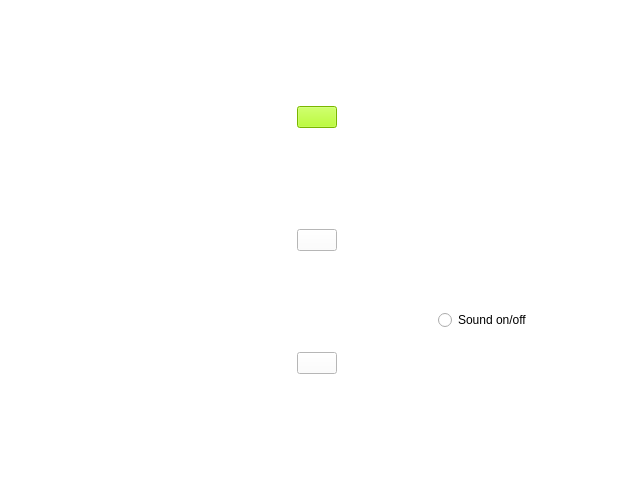
<?xml version="1.0" encoding="UTF-8"?>
<ui version="4.0">
 <class>MainMenu</class>
 <widget class="QWidget" name="MainMenu">
  <property name="windowModality">
   <enum>Qt::NonModal</enum>
  </property>
  <property name="geometry">
   <rect>
    <x>0</x>
    <y>0</y>
    <width>640</width>
    <height>480</height>
   </rect>
  </property>
  <property name="palette">
   <palette>
    <active>
     <colorrole role="WindowText">
      <brush brushstyle="SolidPattern">
       <color alpha="255">
        <red>0</red>
        <green>0</green>
        <blue>0</blue>
       </color>
      </brush>
     </colorrole>
     <colorrole role="Button">
      <brush brushstyle="SolidPattern">
       <color alpha="255">
        <red>255</red>
        <green>255</green>
        <blue>255</blue>
       </color>
      </brush>
     </colorrole>
     <colorrole role="Light">
      <brush brushstyle="SolidPattern">
       <color alpha="255">
        <red>255</red>
        <green>255</green>
        <blue>255</blue>
       </color>
      </brush>
     </colorrole>
     <colorrole role="Midlight">
      <brush brushstyle="SolidPattern">
       <color alpha="255">
        <red>255</red>
        <green>255</green>
        <blue>255</blue>
       </color>
      </brush>
     </colorrole>
     <colorrole role="Dark">
      <brush brushstyle="SolidPattern">
       <color alpha="255">
        <red>127</red>
        <green>127</green>
        <blue>127</blue>
       </color>
      </brush>
     </colorrole>
     <colorrole role="Mid">
      <brush brushstyle="SolidPattern">
       <color alpha="255">
        <red>170</red>
        <green>170</green>
        <blue>170</blue>
       </color>
      </brush>
     </colorrole>
     <colorrole role="Text">
      <brush brushstyle="SolidPattern">
       <color alpha="255">
        <red>0</red>
        <green>0</green>
        <blue>0</blue>
       </color>
      </brush>
     </colorrole>
     <colorrole role="BrightText">
      <brush brushstyle="SolidPattern">
       <color alpha="255">
        <red>255</red>
        <green>255</green>
        <blue>255</blue>
       </color>
      </brush>
     </colorrole>
     <colorrole role="ButtonText">
      <brush brushstyle="SolidPattern">
       <color alpha="255">
        <red>0</red>
        <green>0</green>
        <blue>0</blue>
       </color>
      </brush>
     </colorrole>
     <colorrole role="Base">
      <brush brushstyle="SolidPattern">
       <color alpha="255">
        <red>255</red>
        <green>255</green>
        <blue>255</blue>
       </color>
      </brush>
     </colorrole>
     <colorrole role="Window">
      <brush brushstyle="SolidPattern">
       <color alpha="255">
        <red>255</red>
        <green>255</green>
        <blue>255</blue>
       </color>
      </brush>
     </colorrole>
     <colorrole role="Shadow">
      <brush brushstyle="SolidPattern">
       <color alpha="255">
        <red>0</red>
        <green>0</green>
        <blue>0</blue>
       </color>
      </brush>
     </colorrole>
     <colorrole role="AlternateBase">
      <brush brushstyle="SolidPattern">
       <color alpha="255">
        <red>255</red>
        <green>255</green>
        <blue>255</blue>
       </color>
      </brush>
     </colorrole>
     <colorrole role="ToolTipBase">
      <brush brushstyle="SolidPattern">
       <color alpha="255">
        <red>255</red>
        <green>255</green>
        <blue>220</blue>
       </color>
      </brush>
     </colorrole>
     <colorrole role="ToolTipText">
      <brush brushstyle="SolidPattern">
       <color alpha="255">
        <red>0</red>
        <green>0</green>
        <blue>0</blue>
       </color>
      </brush>
     </colorrole>
    </active>
    <inactive>
     <colorrole role="WindowText">
      <brush brushstyle="SolidPattern">
       <color alpha="255">
        <red>0</red>
        <green>0</green>
        <blue>0</blue>
       </color>
      </brush>
     </colorrole>
     <colorrole role="Button">
      <brush brushstyle="SolidPattern">
       <color alpha="255">
        <red>255</red>
        <green>255</green>
        <blue>255</blue>
       </color>
      </brush>
     </colorrole>
     <colorrole role="Light">
      <brush brushstyle="SolidPattern">
       <color alpha="255">
        <red>255</red>
        <green>255</green>
        <blue>255</blue>
       </color>
      </brush>
     </colorrole>
     <colorrole role="Midlight">
      <brush brushstyle="SolidPattern">
       <color alpha="255">
        <red>255</red>
        <green>255</green>
        <blue>255</blue>
       </color>
      </brush>
     </colorrole>
     <colorrole role="Dark">
      <brush brushstyle="SolidPattern">
       <color alpha="255">
        <red>127</red>
        <green>127</green>
        <blue>127</blue>
       </color>
      </brush>
     </colorrole>
     <colorrole role="Mid">
      <brush brushstyle="SolidPattern">
       <color alpha="255">
        <red>170</red>
        <green>170</green>
        <blue>170</blue>
       </color>
      </brush>
     </colorrole>
     <colorrole role="Text">
      <brush brushstyle="SolidPattern">
       <color alpha="255">
        <red>0</red>
        <green>0</green>
        <blue>0</blue>
       </color>
      </brush>
     </colorrole>
     <colorrole role="BrightText">
      <brush brushstyle="SolidPattern">
       <color alpha="255">
        <red>255</red>
        <green>255</green>
        <blue>255</blue>
       </color>
      </brush>
     </colorrole>
     <colorrole role="ButtonText">
      <brush brushstyle="SolidPattern">
       <color alpha="255">
        <red>0</red>
        <green>0</green>
        <blue>0</blue>
       </color>
      </brush>
     </colorrole>
     <colorrole role="Base">
      <brush brushstyle="SolidPattern">
       <color alpha="255">
        <red>255</red>
        <green>255</green>
        <blue>255</blue>
       </color>
      </brush>
     </colorrole>
     <colorrole role="Window">
      <brush brushstyle="SolidPattern">
       <color alpha="255">
        <red>255</red>
        <green>255</green>
        <blue>255</blue>
       </color>
      </brush>
     </colorrole>
     <colorrole role="Shadow">
      <brush brushstyle="SolidPattern">
       <color alpha="255">
        <red>0</red>
        <green>0</green>
        <blue>0</blue>
       </color>
      </brush>
     </colorrole>
     <colorrole role="AlternateBase">
      <brush brushstyle="SolidPattern">
       <color alpha="255">
        <red>255</red>
        <green>255</green>
        <blue>255</blue>
       </color>
      </brush>
     </colorrole>
     <colorrole role="ToolTipBase">
      <brush brushstyle="SolidPattern">
       <color alpha="255">
        <red>255</red>
        <green>255</green>
        <blue>220</blue>
       </color>
      </brush>
     </colorrole>
     <colorrole role="ToolTipText">
      <brush brushstyle="SolidPattern">
       <color alpha="255">
        <red>0</red>
        <green>0</green>
        <blue>0</blue>
       </color>
      </brush>
     </colorrole>
    </inactive>
    <disabled>
     <colorrole role="WindowText">
      <brush brushstyle="SolidPattern">
       <color alpha="255">
        <red>127</red>
        <green>127</green>
        <blue>127</blue>
       </color>
      </brush>
     </colorrole>
     <colorrole role="Button">
      <brush brushstyle="SolidPattern">
       <color alpha="255">
        <red>255</red>
        <green>255</green>
        <blue>255</blue>
       </color>
      </brush>
     </colorrole>
     <colorrole role="Light">
      <brush brushstyle="SolidPattern">
       <color alpha="255">
        <red>255</red>
        <green>255</green>
        <blue>255</blue>
       </color>
      </brush>
     </colorrole>
     <colorrole role="Midlight">
      <brush brushstyle="SolidPattern">
       <color alpha="255">
        <red>255</red>
        <green>255</green>
        <blue>255</blue>
       </color>
      </brush>
     </colorrole>
     <colorrole role="Dark">
      <brush brushstyle="SolidPattern">
       <color alpha="255">
        <red>127</red>
        <green>127</green>
        <blue>127</blue>
       </color>
      </brush>
     </colorrole>
     <colorrole role="Mid">
      <brush brushstyle="SolidPattern">
       <color alpha="255">
        <red>170</red>
        <green>170</green>
        <blue>170</blue>
       </color>
      </brush>
     </colorrole>
     <colorrole role="Text">
      <brush brushstyle="SolidPattern">
       <color alpha="255">
        <red>127</red>
        <green>127</green>
        <blue>127</blue>
       </color>
      </brush>
     </colorrole>
     <colorrole role="BrightText">
      <brush brushstyle="SolidPattern">
       <color alpha="255">
        <red>255</red>
        <green>255</green>
        <blue>255</blue>
       </color>
      </brush>
     </colorrole>
     <colorrole role="ButtonText">
      <brush brushstyle="SolidPattern">
       <color alpha="255">
        <red>127</red>
        <green>127</green>
        <blue>127</blue>
       </color>
      </brush>
     </colorrole>
     <colorrole role="Base">
      <brush brushstyle="SolidPattern">
       <color alpha="255">
        <red>255</red>
        <green>255</green>
        <blue>255</blue>
       </color>
      </brush>
     </colorrole>
     <colorrole role="Window">
      <brush brushstyle="SolidPattern">
       <color alpha="255">
        <red>255</red>
        <green>255</green>
        <blue>255</blue>
       </color>
      </brush>
     </colorrole>
     <colorrole role="Shadow">
      <brush brushstyle="SolidPattern">
       <color alpha="255">
        <red>0</red>
        <green>0</green>
        <blue>0</blue>
       </color>
      </brush>
     </colorrole>
     <colorrole role="AlternateBase">
      <brush brushstyle="SolidPattern">
       <color alpha="255">
        <red>255</red>
        <green>255</green>
        <blue>255</blue>
       </color>
      </brush>
     </colorrole>
     <colorrole role="ToolTipBase">
      <brush brushstyle="SolidPattern">
       <color alpha="255">
        <red>255</red>
        <green>255</green>
        <blue>220</blue>
       </color>
      </brush>
     </colorrole>
     <colorrole role="ToolTipText">
      <brush brushstyle="SolidPattern">
       <color alpha="255">
        <red>0</red>
        <green>0</green>
        <blue>0</blue>
       </color>
      </brush>
     </colorrole>
    </disabled>
   </palette>
  </property>
  <property name="focusPolicy">
   <enum>Qt::NoFocus</enum>
  </property>
  <property name="windowTitle">
   <string>Menu</string>
  </property>
  <property name="autoFillBackground">
   <bool>false</bool>
  </property>
  <layout class="QHBoxLayout" name="horizontalLayout">
   <item>
    <spacer name="horizontalSpacer_4">
     <property name="orientation">
      <enum>Qt::Horizontal</enum>
     </property>
     <property name="sizeHint" stdset="0">
      <size>
       <width>40</width>
       <height>20</height>
      </size>
     </property>
    </spacer>
   </item>
   <item>
    <layout class="QVBoxLayout" name="verticalLayout">
     <item>
      <spacer name="horizontalSpacer_5">
       <property name="orientation">
        <enum>Qt::Horizontal</enum>
       </property>
       <property name="sizeHint" stdset="0">
        <size>
         <width>40</width>
         <height>20</height>
        </size>
       </property>
      </spacer>
     </item>
    </layout>
   </item>
   <item>
    <spacer name="horizontalSpacer">
     <property name="orientation">
      <enum>Qt::Horizontal</enum>
     </property>
     <property name="sizeHint" stdset="0">
      <size>
       <width>40</width>
       <height>20</height>
      </size>
     </property>
    </spacer>
   </item>
   <item>
    <layout class="QVBoxLayout" name="verticalLayout_2">
     <item>
      <widget class="QPushButton" name="playButton">
       <property name="palette">
        <palette>
         <active>
          <colorrole role="WindowText">
           <brush brushstyle="SolidPattern">
            <color alpha="255">
             <red>0</red>
             <green>0</green>
             <blue>0</blue>
            </color>
           </brush>
          </colorrole>
          <colorrole role="Button">
           <brush brushstyle="SolidPattern">
            <color alpha="255">
             <red>170</red>
             <green>255</green>
             <blue>0</blue>
            </color>
           </brush>
          </colorrole>
          <colorrole role="Light">
           <brush brushstyle="SolidPattern">
            <color alpha="255">
             <red>213</red>
             <green>255</green>
             <blue>127</blue>
            </color>
           </brush>
          </colorrole>
          <colorrole role="Midlight">
           <brush brushstyle="SolidPattern">
            <color alpha="255">
             <red>191</red>
             <green>255</green>
             <blue>63</blue>
            </color>
           </brush>
          </colorrole>
          <colorrole role="Dark">
           <brush brushstyle="SolidPattern">
            <color alpha="255">
             <red>85</red>
             <green>127</green>
             <blue>0</blue>
            </color>
           </brush>
          </colorrole>
          <colorrole role="Mid">
           <brush brushstyle="SolidPattern">
            <color alpha="255">
             <red>113</red>
             <green>170</green>
             <blue>0</blue>
            </color>
           </brush>
          </colorrole>
          <colorrole role="Text">
           <brush brushstyle="SolidPattern">
            <color alpha="255">
             <red>0</red>
             <green>0</green>
             <blue>0</blue>
            </color>
           </brush>
          </colorrole>
          <colorrole role="BrightText">
           <brush brushstyle="SolidPattern">
            <color alpha="255">
             <red>255</red>
             <green>255</green>
             <blue>255</blue>
            </color>
           </brush>
          </colorrole>
          <colorrole role="ButtonText">
           <brush brushstyle="SolidPattern">
            <color alpha="255">
             <red>0</red>
             <green>0</green>
             <blue>0</blue>
            </color>
           </brush>
          </colorrole>
          <colorrole role="Base">
           <brush brushstyle="SolidPattern">
            <color alpha="255">
             <red>170</red>
             <green>255</green>
             <blue>0</blue>
            </color>
           </brush>
          </colorrole>
          <colorrole role="Window">
           <brush brushstyle="SolidPattern">
            <color alpha="255">
             <red>170</red>
             <green>255</green>
             <blue>0</blue>
            </color>
           </brush>
          </colorrole>
          <colorrole role="Shadow">
           <brush brushstyle="SolidPattern">
            <color alpha="255">
             <red>0</red>
             <green>0</green>
             <blue>0</blue>
            </color>
           </brush>
          </colorrole>
          <colorrole role="AlternateBase">
           <brush brushstyle="SolidPattern">
            <color alpha="255">
             <red>212</red>
             <green>255</green>
             <blue>127</blue>
            </color>
           </brush>
          </colorrole>
          <colorrole role="ToolTipBase">
           <brush brushstyle="SolidPattern">
            <color alpha="255">
             <red>255</red>
             <green>255</green>
             <blue>220</blue>
            </color>
           </brush>
          </colorrole>
          <colorrole role="ToolTipText">
           <brush brushstyle="SolidPattern">
            <color alpha="255">
             <red>0</red>
             <green>0</green>
             <blue>0</blue>
            </color>
           </brush>
          </colorrole>
         </active>
         <inactive>
          <colorrole role="WindowText">
           <brush brushstyle="SolidPattern">
            <color alpha="255">
             <red>0</red>
             <green>0</green>
             <blue>0</blue>
            </color>
           </brush>
          </colorrole>
          <colorrole role="Button">
           <brush brushstyle="SolidPattern">
            <color alpha="255">
             <red>170</red>
             <green>255</green>
             <blue>0</blue>
            </color>
           </brush>
          </colorrole>
          <colorrole role="Light">
           <brush brushstyle="SolidPattern">
            <color alpha="255">
             <red>213</red>
             <green>255</green>
             <blue>127</blue>
            </color>
           </brush>
          </colorrole>
          <colorrole role="Midlight">
           <brush brushstyle="SolidPattern">
            <color alpha="255">
             <red>191</red>
             <green>255</green>
             <blue>63</blue>
            </color>
           </brush>
          </colorrole>
          <colorrole role="Dark">
           <brush brushstyle="SolidPattern">
            <color alpha="255">
             <red>85</red>
             <green>127</green>
             <blue>0</blue>
            </color>
           </brush>
          </colorrole>
          <colorrole role="Mid">
           <brush brushstyle="SolidPattern">
            <color alpha="255">
             <red>113</red>
             <green>170</green>
             <blue>0</blue>
            </color>
           </brush>
          </colorrole>
          <colorrole role="Text">
           <brush brushstyle="SolidPattern">
            <color alpha="255">
             <red>0</red>
             <green>0</green>
             <blue>0</blue>
            </color>
           </brush>
          </colorrole>
          <colorrole role="BrightText">
           <brush brushstyle="SolidPattern">
            <color alpha="255">
             <red>255</red>
             <green>255</green>
             <blue>255</blue>
            </color>
           </brush>
          </colorrole>
          <colorrole role="ButtonText">
           <brush brushstyle="SolidPattern">
            <color alpha="255">
             <red>0</red>
             <green>0</green>
             <blue>0</blue>
            </color>
           </brush>
          </colorrole>
          <colorrole role="Base">
           <brush brushstyle="SolidPattern">
            <color alpha="255">
             <red>170</red>
             <green>255</green>
             <blue>0</blue>
            </color>
           </brush>
          </colorrole>
          <colorrole role="Window">
           <brush brushstyle="SolidPattern">
            <color alpha="255">
             <red>170</red>
             <green>255</green>
             <blue>0</blue>
            </color>
           </brush>
          </colorrole>
          <colorrole role="Shadow">
           <brush brushstyle="SolidPattern">
            <color alpha="255">
             <red>0</red>
             <green>0</green>
             <blue>0</blue>
            </color>
           </brush>
          </colorrole>
          <colorrole role="AlternateBase">
           <brush brushstyle="SolidPattern">
            <color alpha="255">
             <red>212</red>
             <green>255</green>
             <blue>127</blue>
            </color>
           </brush>
          </colorrole>
          <colorrole role="ToolTipBase">
           <brush brushstyle="SolidPattern">
            <color alpha="255">
             <red>255</red>
             <green>255</green>
             <blue>220</blue>
            </color>
           </brush>
          </colorrole>
          <colorrole role="ToolTipText">
           <brush brushstyle="SolidPattern">
            <color alpha="255">
             <red>0</red>
             <green>0</green>
             <blue>0</blue>
            </color>
           </brush>
          </colorrole>
         </inactive>
         <disabled>
          <colorrole role="WindowText">
           <brush brushstyle="SolidPattern">
            <color alpha="255">
             <red>85</red>
             <green>127</green>
             <blue>0</blue>
            </color>
           </brush>
          </colorrole>
          <colorrole role="Button">
           <brush brushstyle="SolidPattern">
            <color alpha="255">
             <red>170</red>
             <green>255</green>
             <blue>0</blue>
            </color>
           </brush>
          </colorrole>
          <colorrole role="Light">
           <brush brushstyle="SolidPattern">
            <color alpha="255">
             <red>213</red>
             <green>255</green>
             <blue>127</blue>
            </color>
           </brush>
          </colorrole>
          <colorrole role="Midlight">
           <brush brushstyle="SolidPattern">
            <color alpha="255">
             <red>191</red>
             <green>255</green>
             <blue>63</blue>
            </color>
           </brush>
          </colorrole>
          <colorrole role="Dark">
           <brush brushstyle="SolidPattern">
            <color alpha="255">
             <red>85</red>
             <green>127</green>
             <blue>0</blue>
            </color>
           </brush>
          </colorrole>
          <colorrole role="Mid">
           <brush brushstyle="SolidPattern">
            <color alpha="255">
             <red>113</red>
             <green>170</green>
             <blue>0</blue>
            </color>
           </brush>
          </colorrole>
          <colorrole role="Text">
           <brush brushstyle="SolidPattern">
            <color alpha="255">
             <red>85</red>
             <green>127</green>
             <blue>0</blue>
            </color>
           </brush>
          </colorrole>
          <colorrole role="BrightText">
           <brush brushstyle="SolidPattern">
            <color alpha="255">
             <red>255</red>
             <green>255</green>
             <blue>255</blue>
            </color>
           </brush>
          </colorrole>
          <colorrole role="ButtonText">
           <brush brushstyle="SolidPattern">
            <color alpha="255">
             <red>85</red>
             <green>127</green>
             <blue>0</blue>
            </color>
           </brush>
          </colorrole>
          <colorrole role="Base">
           <brush brushstyle="SolidPattern">
            <color alpha="255">
             <red>170</red>
             <green>255</green>
             <blue>0</blue>
            </color>
           </brush>
          </colorrole>
          <colorrole role="Window">
           <brush brushstyle="SolidPattern">
            <color alpha="255">
             <red>170</red>
             <green>255</green>
             <blue>0</blue>
            </color>
           </brush>
          </colorrole>
          <colorrole role="Shadow">
           <brush brushstyle="SolidPattern">
            <color alpha="255">
             <red>0</red>
             <green>0</green>
             <blue>0</blue>
            </color>
           </brush>
          </colorrole>
          <colorrole role="AlternateBase">
           <brush brushstyle="SolidPattern">
            <color alpha="255">
             <red>170</red>
             <green>255</green>
             <blue>0</blue>
            </color>
           </brush>
          </colorrole>
          <colorrole role="ToolTipBase">
           <brush brushstyle="SolidPattern">
            <color alpha="255">
             <red>255</red>
             <green>255</green>
             <blue>220</blue>
            </color>
           </brush>
          </colorrole>
          <colorrole role="ToolTipText">
           <brush brushstyle="SolidPattern">
            <color alpha="255">
             <red>0</red>
             <green>0</green>
             <blue>0</blue>
            </color>
           </brush>
          </colorrole>
         </disabled>
        </palette>
       </property>
       <property name="autoFillBackground">
        <bool>false</bool>
       </property>
       <property name="text">
        <string/>
       </property>
       <property name="icon">
        <iconset>
         <normaloff>images/Play.png</normaloff>images/Play.png</iconset>
       </property>
       <property name="iconSize">
        <size>
         <width>161</width>
         <height>75</height>
        </size>
       </property>
       <property name="checkable">
        <bool>false</bool>
       </property>
      </widget>
     </item>
     <item>
      <widget class="QPushButton" name="optionsButton">
       <property name="text">
        <string/>
       </property>
       <property name="icon">
        <iconset>
         <normaloff>images/Options.png</normaloff>images/Options.png</iconset>
       </property>
       <property name="iconSize">
        <size>
         <width>161</width>
         <height>75</height>
        </size>
       </property>
      </widget>
     </item>
     <item>
      <widget class="QPushButton" name="exitButton">
       <property name="text">
        <string/>
       </property>
       <property name="icon">
        <iconset>
         <normaloff>images/Exit.png</normaloff>images/Exit.png</iconset>
       </property>
       <property name="iconSize">
        <size>
         <width>161</width>
         <height>75</height>
        </size>
       </property>
      </widget>
     </item>
    </layout>
   </item>
   <item>
    <spacer name="horizontalSpacer_2">
     <property name="orientation">
      <enum>Qt::Horizontal</enum>
     </property>
     <property name="sizeHint" stdset="0">
      <size>
       <width>40</width>
       <height>20</height>
      </size>
     </property>
    </spacer>
   </item>
   <item>
    <layout class="QVBoxLayout" name="verticalLayout_3">
     <item>
      <spacer name="verticalSpacer_3">
       <property name="orientation">
        <enum>Qt::Vertical</enum>
       </property>
       <property name="sizeHint" stdset="0">
        <size>
         <width>20</width>
         <height>40</height>
        </size>
       </property>
      </spacer>
     </item>
     <item>
      <spacer name="horizontalSpacer_6">
       <property name="orientation">
        <enum>Qt::Horizontal</enum>
       </property>
       <property name="sizeHint" stdset="0">
        <size>
         <width>40</width>
         <height>20</height>
        </size>
       </property>
      </spacer>
     </item>
     <item>
      <spacer name="verticalSpacer">
       <property name="orientation">
        <enum>Qt::Vertical</enum>
       </property>
       <property name="sizeHint" stdset="0">
        <size>
         <width>20</width>
         <height>40</height>
        </size>
       </property>
      </spacer>
     </item>
     <item>
      <widget class="QRadioButton" name="sound">
       <property name="text">
        <string>Sound on/off</string>
       </property>
      </widget>
     </item>
     <item>
      <spacer name="verticalSpacer_2">
       <property name="orientation">
        <enum>Qt::Vertical</enum>
       </property>
       <property name="sizeHint" stdset="0">
        <size>
         <width>20</width>
         <height>40</height>
        </size>
       </property>
      </spacer>
     </item>
    </layout>
   </item>
   <item>
    <spacer name="horizontalSpacer_3">
     <property name="orientation">
      <enum>Qt::Horizontal</enum>
     </property>
     <property name="sizeHint" stdset="0">
      <size>
       <width>40</width>
       <height>20</height>
      </size>
     </property>
    </spacer>
   </item>
  </layout>
 </widget>
 <layoutdefault spacing="6" margin="11"/>
 <resources/>
 <connections/>
</ui>
